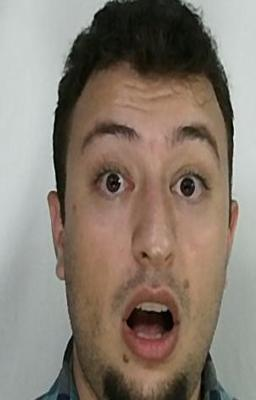
%> input picture Exp_Sur_Color.jpg, 256 x 400 px
$ octave 'c.2.2_red, green, and blue color channels.m'   (GNU Octave 9; MATLAB toolbox functions it lacks are replaced by stand-ins)
%> lines starting %> are read from the running program, lines starting %| are printed output that depends on the picture
% Extract the individual red, green, and blue color channels.
clc;    % Clearing the Command Window
clear;  % Clearing the Workspace
RGB=imread('Exp_Sur_Color.jpg'); % Reading color image
%> RGB is the input picture: size 400x256x3 uint8; mean R, G, B 136, 124.2, 112.7
Depth= imread('Exp_Sur_Depth.png'); % Reading depth image
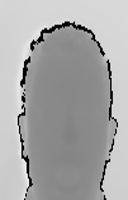
%> input picture Exp_Sur_Depth.png, 128 x 200 px
%> Depth is the input picture: size 200x128 uint8; min 0, max 255, mean 167.4
colorredChannel = RGB(:, :, 1); % Separating red channel out of color data
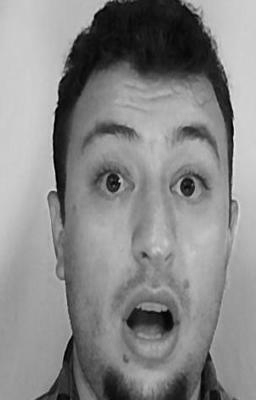
%> colorredChannel: size 400x256 uint8; min 0, max 234, mean 136
colorgreenChannel = RGB(:, :, 2); % Separating green channel out of color data
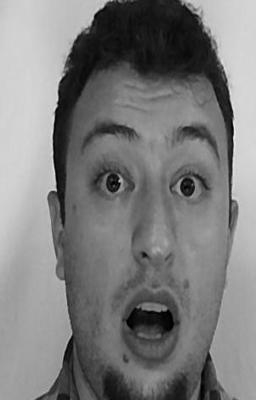
%> colorgreenChannel: size 400x256 uint8; min 0, max 240, mean 124.2
colorblueChannel = RGB(:, :, 3); % Separating blue channel out of color data
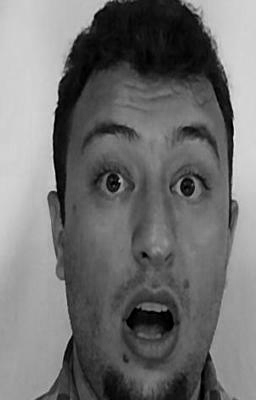
%> colorblueChannel: size 400x256 uint8; min 0, max 235, mean 112.7
figure('Name','Color and Depth','units','normalized','outerposition',[0 0 1 1]) % Full screen plot
% Subplot helps to have multiple outputs at the same time
subplot(2,3,1)
subimage(RGB);title('RGB') % Plotting color image
subplot(2,3,2)
subimage(colorredChannel);title('Red') % Plotting color image red channel
subplot(2,3,3)
subimage(colorgreenChannel);title('Green') % Plotting color image green channel
subplot(2,3,4)
subimage(colorblueChannel);title('Blue') % Plotting color image blue channel
subplot(2,3,5)
subimage(Depth);title('Depth') % Plotting depth image
